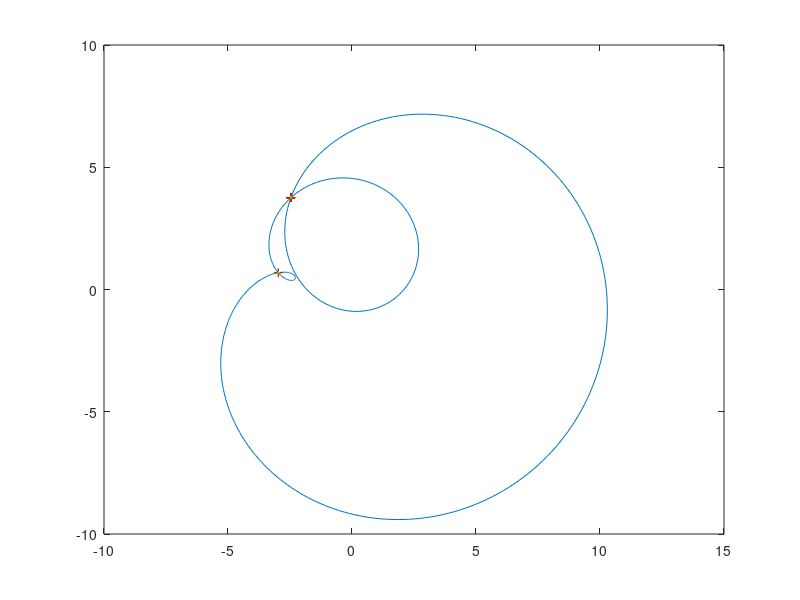

Here is the MATLAB script that generated this plot:
%@author Wu AiJing

%Random parameters
A = 10*rand(1, 4); %amplitudes   
%{
    Test case parameters
    A(1) = 20;
    A(3) = 1;
    A(4) = 0;
%}
t = 2*pi*rand(1, 4); %phases (tk)

%Plot the curve
x = linspace(0, 2*pi, 500); %variable t
%The plotted graph is not changing after we get the random A and t.
plot(A(1)*cos(1*(x-t(1))) + A(2)*cos(2*(x-t(2))) + A(3)*cos(3*(x-t(3))) + A(4)*cos(4*(x-t(4))), A(1)*sin(1*(x-t(1))) + A(2)*sin(2*(x-t(2))) + A(3)*sin(3*(x-t(3))) + A(4)*sin(4*(x-t(4))))

%Functions
%F(T) = [x(t)-x(s), y(t)-y(s)]
F = @(T) [A(1)*cos(1*(T(1)-t(1)))+A(2)*cos(2*(T(1)-t(2)))+A(3)*cos(3*(T(1)-t(3)))+A(4)*cos(4*(T(1)-t(4)))-A(1)*cos(1*(T(2)-t(1)))-A(2)*cos(2*(T(2)-t(2)))-A(3)*cos(3*(T(2)-t(3)))-A(4)*cos(4*(T(2)-t(4))); A(1)*sin(1*(T(1)-t(1)))+A(2)*sin(2*(T(1)-t(2)))+A(3)*sin(3*(T(1)-t(3)))+A(4)*sin(4*(T(1)-t(4)))-A(1)*sin(1*(T(2)-t(1)))-A(2)*sin(2*(T(2)-t(2)))-A(3)*sin(3*(T(2)-t(3)))-A(4)*sin(4*(T(2)-t(4)))];
%Jacobian matrix of F(T)
J = @(T) [-A(1)*sin(T(1)-t(1))-2*A(2)*sin(2*(T(1)-t(2)))-3*A(3)*sin(3*(T(1)-t(3)))-4*A(4)*sin(4*(T(1)-t(4))), A(1)*sin(T(2)-t(1))+2*A(2)*sin(2*(T(2)-t(2)))+3*A(3)*sin(3*(T(2)-t(3)))+4*A(4)*sin(4*(T(2)-t(4)));
    A(1)*cos(T(1)-t(1))+2*A(2)*cos(2*(T(1)-t(2)))+3*A(3)*cos(3*(T(1)-t(3)))+4*A(4)*cos(4*(T(1)-t(4))), -A(1)*cos(T(2)-t(1))-2*A(2)*cos(2*(T(2)-t(2)))-3*A(3)*cos(3*(T(2)-t(3)))-4*A(4)*cos(4*(T(2)-t(4)))];
%X, XX, Y, YY are changing according to T during process
X = @(T) A(1)*cos(1*(T(1)-t(1)))+A(2)*cos(2*(T(1)-t(2)))+A(3)*cos(3*(T(1)-t(3)))+A(4)*cos(4*(T(1)-t(4))); %x(t)
XX = @(T) A(1)*cos(1*(T(2)-t(1)))+A(2)*cos(2*(T(2)-t(2)))+A(3)*cos(3*(T(2)-t(3)))+A(4)*cos(4*(T(2)-t(4))); %x(s)
Y = @(T) A(1)*sin(1*(T(1)-t(1)))+A(2)*sin(2*(T(1)-t(2)))+A(3)*sin(3*(T(1)-t(3)))+A(4)*sin(4*(T(1)-t(4))); %y(t)
YY = @(T) A(1)*sin(1*(T(2)-t(1)))+A(2)*sin(2*(T(2)-t(2)))+A(3)*sin(3*(T(2)-t(3)))+A(4)*sin(4*(T(2)-t(4))); %y(s)

hold on %print dots
max_tries = 100; %can be larger & i and k do not have to do the same tries
for i = 1:max_tries %necessary to change random T
    T = pi*rand(1, 2); %T = [t, s], random initial point (starting point)
    
    for k = 1:max_tries
        h = -J(T)\F(T);
        T = T + h';
        if norm(h) < 100*eps(norm(T)) %find a solution T
            %plot(X(T),Y(T), 'k*') %plot the dot of solution T
            break
        end
    end
    if k == max_tries
        continue %doesn't find a solution T and go back to get another initial T
    end
    
    n = (T(1)-T(2))/2/pi;
    if abs(n-round(n)) > 1e-4 %t-s~=coefficient*(2*pi) -> n is not an integer
        plot(X(T), Y(T), 'r+') %plot(x(t), y(t))
        plot(XX(T), YY(T), 'g.') %plot(x(s), y(s))
        %break %found a solution, so break the loop
    else %t-s == coefficient*(2*pi) -> n is an integer
        continue %didn't find a solution, so continue the loop of new T
    end
end
hold off
%{
if i < max_tries
    disp('The curve intersects itself.')
else
    disp('The curve does not intersect itself.')
end
%}

%Notes: command "clf" can be used to clear the figure / plot window